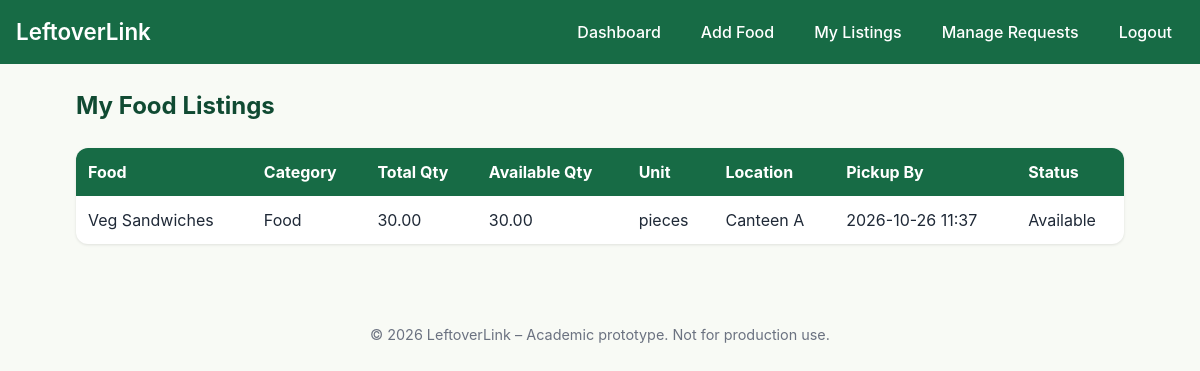
/my-listings.php (signed in), run on the app's committed database.
### tables this page shows
CREATE TABLE food_listings (
    id INT AUTO_INCREMENT PRIMARY KEY,
    donor_id INT NOT NULL,
    food_name VARCHAR(150) NOT NULL,
    description TEXT,
    category VARCHAR(100),
    quantity DECIMAL(10,2) NOT NULL CHECK (quantity > 0),
    unit VARCHAR(50) NOT NULL,
    location VARCHAR(200) NOT NULL,
    preparation_details TEXT,
    pickup_deadline DATETIME NOT NULL,
    status ENUM('pending','available','partially_reserved','fully_reserved','collected','expired','rejected') NOT NULL DEFAULT 'pending',
    available_quantity DECIMAL(10,2) NOT NULL,
    created_at TIMESTAMP DEFAULT CURRENT_TIMESTAMP,
    FOREIGN KEY (donor_id) REFERENCES users(id) ON DELETE CASCADE
);

### auth.php (called while the page is built, shortened)
<?php
function e(string $text): string {
    return htmlspecialchars($text, ENT_QUOTES, 'UTF-8');
}
?>

### my-listings.php (the view, shortened to what this page needs)
<?php
require_once __DIR__ . '/auth.php';
$user = currentUser();
$pdo->exec("UPDATE food_listings SET status = 'expired' WHERE donor_id = {$user['id']} AND status IN ('available','partially_reserved','fully_reserved') AND pickup_deadline <= NOW() AND status <> 'collected'");
$stmt = $pdo->prepare('SELECT id, food_name, description, category, quantity, unit, location, preparation_details, pickup_deadline, status, available_quantity, created_at FROM food_listings WHERE donor_id = ? ORDER BY created_at DESC');
$stmt->execute([$user['id']]);
$listings = $stmt->fetchAll();
?>
<!DOCTYPE html>
<html lang="en">
<head>
    <link rel="stylesheet" href="style.css">
</head>
<body>
<?php include 'header.php'; ?>
<main class="container">
    <h2>My Food Listings</h2>
    <?php if (empty($listings)): ?>
        <p>You have not added any listings yet.</p>
    <?php else: ?>
        <table class="listings-table">
            <thead>
                <tr>
                    <th>Food</th>
                    <th>Category</th>
                    <th>Total Qty</th>
                    <th>Available Qty</th>
                    <th>Unit</th>
                    <th>Location</th>
                    <th>Pickup By</th>
                    <th>Status</th>
                </tr>
            </thead>
            <tbody>
                <?php foreach ($listings as $l): ?>
                    <tr>
                        <td><?= e($l['food_name']) ?></td>
                        <td><?= e($l['category']) ?></td>
                        <td><?= e($l['quantity']) ?></td>
                        <td><?= e($l['available_quantity']) ?></td>
                        <td><?= e($l['unit']) ?></td>
                        <td><?= e($l['location']) ?></td>
                        <td><?= e((new DateTime($l['pickup_deadline']))->format('Y-m-d H:i')) ?></td>
                        <td><?= e(ucfirst(str_replace('_', ' ', $l['status']))) ?></td>
                    </tr>
                <?php endforeach; ?>
            </tbody>
        </table>
    <?php endif; ?>
</main>
<?php include 'footer.php'; ?>
</body>
</html>

### style.css (style rules this page uses)
:root { --color-primary: #176B45; --color-dark: #104A32; --color-accent: #E7F5EC; --color-bg: #F8FAF5; --color-white: #FFFFFF; --color-text-main: #1F2937; --color-text-sec: #6B7280; --space-xxs: 0.25rem; --space-xs: 0.5rem; --space-sm: 0.75rem; --space-md: 1rem; --space-lg: 1.5rem; --space-xl: 2rem; --radius-sm: 4px; --radius-md: 8px; --radius-lg: 12px; --shadow-sm: 0 1px 3px rgba(0,0,0,0.1); --shadow-md: 0 4px 6px rgba(0,0,0,0.1); --shadow-lg: 0 10px 15px rgba(0,0,0,0.08); }
* { box-sizing:border-box; margin:0; padding:0; }
html { font-family:-apple-system, BlinkMacSystemFont, "Segoe UI", Helvetica, Arial, sans-serif, "Apple Color Emoji", "Segoe UI Emoji"; font-size:16px; }
body { background:var(--color-bg); color:var(--color-text-main); line-height:1.5; }
h1, h2, h3, h4, h5, h6 { color:var(--color-dark); margin-bottom:var(--space-sm); }
.container { width:90%; max-width:1120px; margin:0 auto; padding:var(--space-lg) var(--space-md); }
.listings-table { width:100%; border-collapse:collapse; margin-top:var(--space-lg); background:var(--color-white); border-radius:var(--radius-lg); overflow:hidden; box-shadow:var(--shadow-sm); }
.listings-table th, .listings-table td { padding:var(--space-sm); text-align:left; }
.listings-table th { background:var(--color-primary); color:#fff; }

### data on the page
food_listings: food_name "Veg Sandwiches", category "Food", quantity "30.00", available_quantity "30.00", unit "pieces", location "Canteen A", pickup_deadline "2026-10-26 11:37", status "Available"
